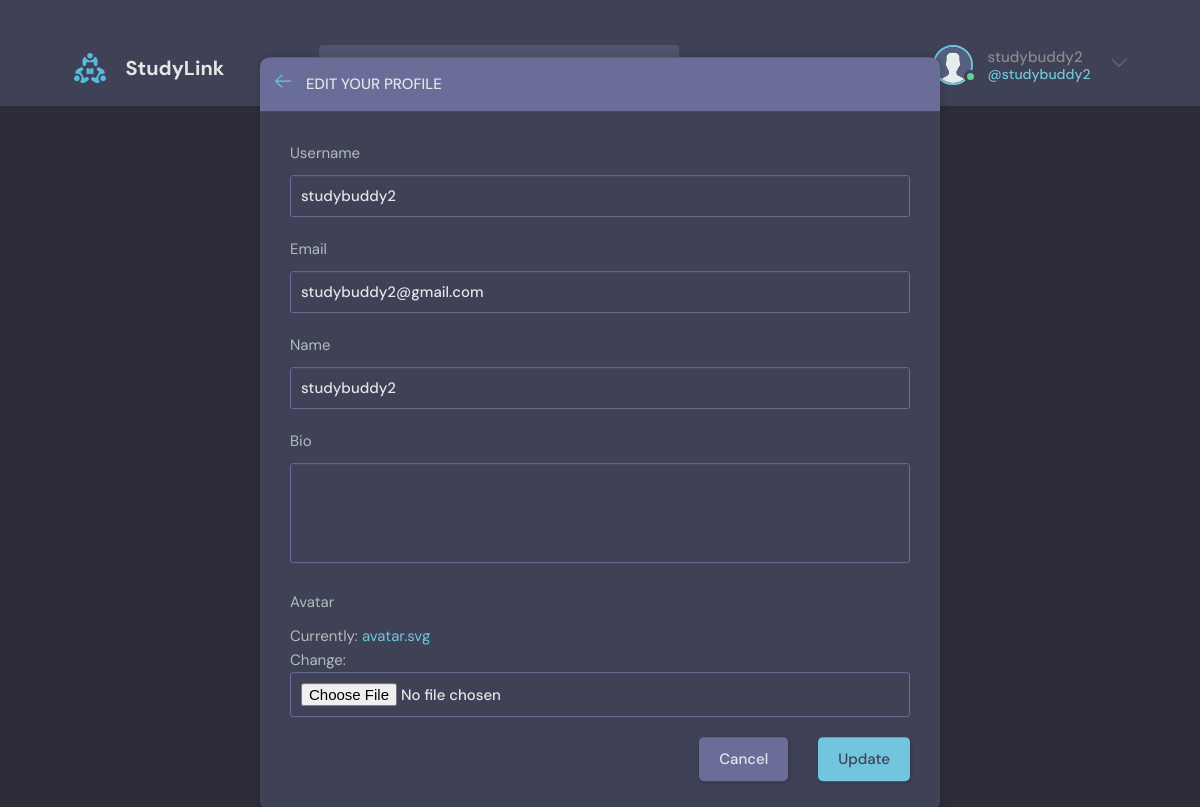
The page /update-user (signed in) on the database its author committed.
### base/models.py (models this page shows)
class User(AbstractUser):
     name=models.CharField(max_length=200,null=True)
     email=models.EmailField(unique=True,null=True)
     bio=models.TextField(null=True)
     avatar=models.ImageField(null=True,default="avatar.svg")
     USERNAME_FIELD='email'
     REQUIRED_FIELDS=[]

### base/views.py (the view)
# urls.py: path('update-user',views.updateUser,name="update-user"),
@login_required(login_url='login')
def updateUser(request):
   user=request.user
   form = UserForm(instance=user)
   if request.method == 'POST':
      form = UserForm(request.POST,request.FILES,instance=user)
      if form.is_valid():
         form.save()
         redirect('user-profile',pk=user.id)
   return render(request,"base/update-user.html",{'form':form})

### base/forms.py
class UserForm(ModelForm):
    class Meta:
        model=User
        fields=['username','email','name','bio','avatar']

### base/templates/base/update-user.html (shortened to what this page needs)
{% extends 'main.html' %}
{% block content %}
    <main class="update-account layout">
        <div class="container">
            <div class="layout__box">
                <div class="layout__boxHeader">
                    <div class="layout__boxTitle">
                        <a href="{%url 'Home' %}">
                            <svg version="1.1" xmlns="http://www.w3.org/2000/svg" width="30" height="30"
                                viewBox="0 0 32 32">
                                <title>arrow-left</title>
                                <path
                                    d="M13.723 2.286l-13.723 13.714 13.719 13.714 1.616-1.611-10.96-10.96h27.625v-2.286h-27.625l10.965-10.965-1.616-1.607z">
                                </path>
                            </svg>
                        </a>
                        <h3>Edit your profile</h3>
                    </div>
                </div>
                <div class="layout__body">
                    <form class="form" action="" method="POST" enctype="multipart/form-data">
                      {%for field in form %}
                        <div class="form__group">
                            <label for="profile_pic">{{field.label}}</label>
                            {{field}}
                        </div>
                      {% endfor %}
                        <div class="form__action">
                            <a class="btn btn--dark" href="/">Cancel</a>
                            <button class="btn btn--main" type="submit" >Update</button>
                        </div>
                    </form>
                </div>
            </div>
        </div>
    </main>
{% endblock %}

### templates/navbar.html (shortened to what this page needs)
{% load static %}
<header class="header header--loggedIn">
  <div class="container">
    <a href="{% url 'Home' %}" class="header__logo">
      <img src="{% static 'images/logo.svg' %}" />
      <h1>StudyLink</h1>
    </a>
    <form class="header__search" method="GET" action="{% url 'Home' %}">
      <label>
      </label>
    </form>
    <nav class="header__menu">
      {% if request.user.is_authenticated %}
      <div class="header__user">
        <a href="{% url 'update-user' %}">
          <div class="avatar avatar--medium active">
            <img src="{{request.user.avatar.url}}" />
          </div>
          <p>
            {{request.user.username}} <span>@{{request.user.username}}</span>
          </p>
        </a>
        <button class="dropdown-button">
          <svg
            version="1.1"
            xmlns="http://www.w3.org/2000/svg"
            width="32"
            height="32"
            viewBox="0 0 32 32"
          >
            <title>chevron-down</title>
            <path d="M16 21l-13-13h-3l16 16 16-16h-3l-13 13z"></path>
          </svg>
        </button>
      </div>
      {% else %}
      <a href="{% url 'login' %}">
        <img src="{% static 'images/avatar.svg' %}" />
        <p>Login</p>
      </a>
      {% endif %}
    </nav>
  </div>
</header>

### static/styles/style.css (style rules this page uses)
:root { --color-main: #71c6dd; --color-main-light: #e1f6fb; --color-dark: #3f4156; --color-dark-medium: #51546e; --color-dark-light: #696d97; --color-light: #e5e5e5; --color-gray: #8b8b8b; --color-light-gray: #b2bdbd; --color-bg: #2d2d39; --color-success: #5dd693; --color-error: #fc4b0b; }
* { font-family: "DM Sans", -apple-system, BlinkMacSystemFont, "Segoe UI", Roboto, Oxygen, Ubuntu, Cantarell, "Open Sans", "Helvetica Neue", sans-serif; margin: 0; padding: 0; box-sizing: border-box; text-rendering: optimizeLegibility; font-size: inherit; }
html { font-size: 56.25%; }
@media only screen and (min-width: 1200px) { html { font-size: 62.5%; } }
body { line-height: 1.6; font-weight: 400; font-size: 1.5rem; color: var(--color-light-gray); background-color: var(--color-bg); min-height: 100vh; }
img { width: 100%; }
a { display: inline-block; color: var(--color-main); text-decoration: none; }
.container { max-width: 120rem; width: 90%; margin: auto; }
.btn { background-color: transparent; border: none; display: inline-flex; align-items: center; gap: 1rem; cursor: pointer; transition: all ease-in-out 0.3s; padding: 1rem 2rem; border-radius: 5px; box-shadow: 1px 1px 3px 1px rgba(0, 0, 0, 0.15); font-weight: 500; }
.btn--main { background-color: var(--color-main); color: var(--color-dark); }
.btn--dark { background-color: var(--color-dark-light); color: var(--color-light); }
.avatar { position: relative; display: inline-block; border-radius: 50%; border: 2px solid var(--color-main); }
.avatar img { display: block; border-radius: 50%; object-fit: cover; object-position: center; }
.avatar::after { content: ""; display: block; position: absolute; background-color: var(--color-gray); z-index: 111; border-radius: 50%; border: 0.3rem solid var(--color-dark); }
.avatar.active::after { background-color: var(--color-success); }
.avatar.avatar--medium img { width: 3.6rem; height: 3.6rem; border-radius: 50%; }
.avatar.avatar--medium:after { width: 0.7rem; height: 0.7rem; bottom: 0px; right: -6px; }
.header { padding: 1.5rem; background-color: var(--color-dark); }
.header > .container { display: flex; gap: 9.5rem; }
.header__logo, .header__user { display: flex; gap: 2rem; align-items: center; }
.header__logo > img { height: 3.2rem; width: 3.2rem; }
.header__logo > h1 { font-weight: 700; font-size: 2rem; color: var(--color-light); }
.header__search > label { background-color: var(--color-dark-medium); padding: 1.3rem 1rem; display: flex; align-items: center; gap: 1rem; border-radius: 4px; }
.header__menu { margin-left: auto; position: relative; }
.header__menu a { display: flex; gap: 1.5rem; align-items: center; font-weight: 500; text-decoration: none; color: var(--color-gray); }
.header__menu img { height: 3.6rem; }
.header__menu p { line-height: 1.2; }
.header__menu span { color: var(--color-main); font-weight: 500; font-size: 1.4rem; display: block; }
.header__menu svg { width: 1.6rem; height: 1.6rem; fill: var(--color-dark-light); }
.dropdown-button { background: transparent; border: 0; outline: 0; cursor: pointer; }
.layout { margin-top: 2.4rem; }
.layout > .container { display: flex; justify-content: space-between; align-items: flex-start; }
.layout__box { width: 90%; max-width: 48rem; min-height: 40rem; position: absolute; top: 50%; left: 50%; transform: translate(-50%, -46%); background-color: var(--color-dark); border-radius: 1rem; box-shadow: 1px 1px 6px 3px rgba(0, 0, 0, 0.1); overflow: hidden; }
.layout__boxHeader { display: flex; padding: 1.5rem; background-color: var(--color-dark-light); }
.layout__boxTitle { display: flex; gap: 1.5rem; align-items: center; }
.layout__boxTitle h3 { text-transform: uppercase; font-weight: 500; color: var(--color-light); }
.layout__boxTitle svg { width: 1.6rem; height: 1.6rem; fill: var(--color-main); }
.layout__body { margin: 3rem; }
.form__group { margin-bottom: 2rem; width: 100%; }
.form__group label { display: block; font-size: 1.5rem; margin-bottom: 1rem; }
.form__group input, .form__group textarea, .form__group select { background: transparent; border: 1px solid var(--color-dark-light); padding: 1rem; border-radius: 3px; width: 100%; color: var(--color-light); font-weight: 500; outline: none; }
.form__group textarea { background: transparent; height: 10rem; resize: none; }
.form__action { display: flex; justify-content: flex-end; gap: 3rem; }
.update-account.layout .layout__box { max-width: 68rem; }

### rows shown on the page
User: user.avatar (placeholder picture), user.username "studybuddy2", form "studybuddy2" "studybuddy2@gmail.com" "studybuddy2"

### other values the page prints
{{ field.label }} "Username" "Email" "Name" "Bio" "Avatar"
